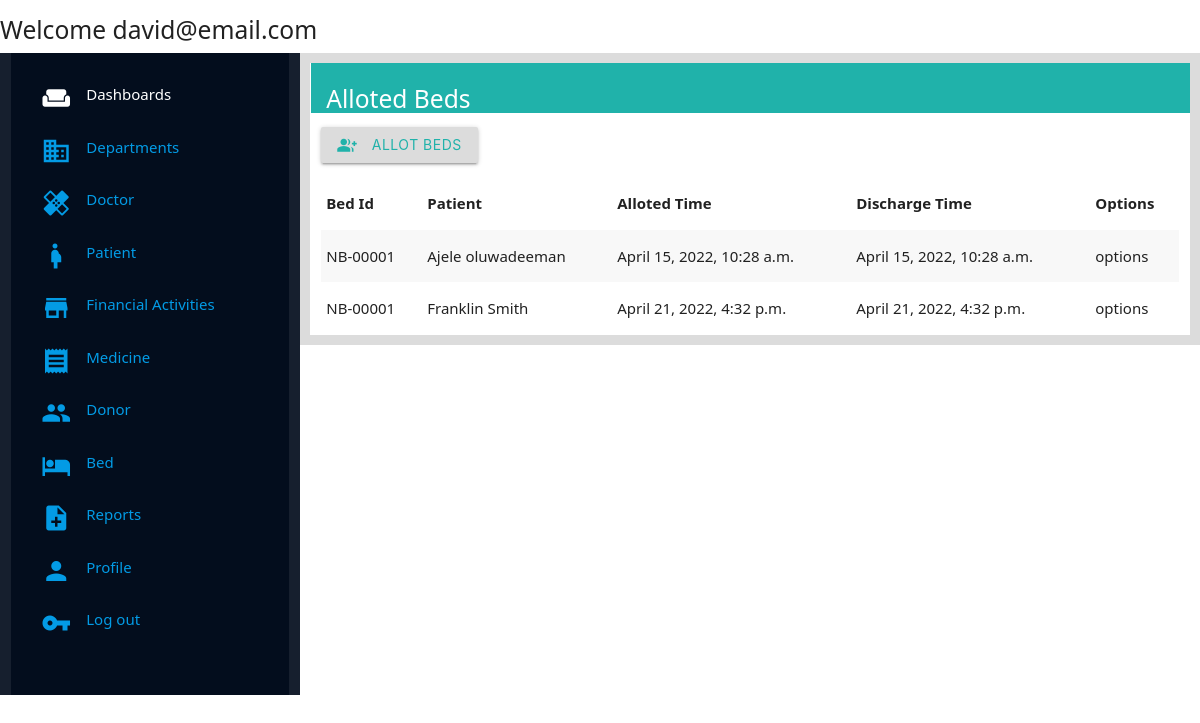
The page /management/beds/ (signed in) on the database its author committed.
### management/models.py (models this page shows, shortened)
class Alloted_Beds(models.Model):
    Bed_id = models.ForeignKey(Room,on_delete=models.CASCADE,null=True, blank=True)
    Alloted_patient = models.ForeignKey(Patient, on_delete=models.CASCADE)
    Alloted_time = models.DateTimeField(auto_now_add=True,null=True, blank=True)

class Room(models.Model):
    Room_location = models.CharField(max_length=250, null=True,blank=True)
    Room_ID = models.CharField(max_length=100, null=True, blank=True, unique=True)
    Room_availability = models.BooleanField(default=True)

class Patient(models.Model):
    Patient_id = models.CharField(unique=True, max_length=200, default="Please Update",null=True,blank=True)
    Patient_lastname = models.CharField(max_length=250,null=True, blank=True)
    Patient_firstname = models.CharField(max_length=250,null=True, blank=True)
    Patient_email_address = models.EmailField(max_length=250, null=True, blank=True, default="Null_provided@email.com")
    Patient_phone_number = models.CharField(max_length=120, null=True, blank=True)
    Patient_address = models.CharField(max_length=350,null=True,blank=True)
    Patient_doctor = models.ForeignKey(Doctor,on_delete=models.CASCADE, related_name="patient_doctor")
    Patient_blood_group = models.CharField(max_length=200, default="Please Update")
    Patient_blood_genotype = models.CharField(max_length=200, default="Please Update")
    Patient_age = models.IntegerField(null=True,blank=True)
    Patient_gender = models.CharField(max_length=25, choices=GENDER,default="UNDECIDED")
    Patient_room = models.ForeignKey(Room, on_delete=models.CharField, null=True, blank=True)

### management/views.py (the view)
# urls.py: path('beds/',views.beds_page, name="beds_page"),
@login_required(login_url=welcome_page)
def beds_page(request):
    alloted_beds = Alloted_Beds.objects.all()
    context = {
        'alloted_beds':alloted_beds
    }
    return render(request,'management/Pages/beds_page.html',context)

### management/templates/management/Pages/beds_page.html
{% extends 'management/index.html' %}
{% load static %}
{% block content %}
<div class="wrapper">
    <div class="title-holder">
        <h5 class="title">Alloted Beds</h5>
    </div>
    <div class="body-wrapper">
        <button class="btn add-btn"><i class="small material-icons left">group_add</i> Allot Beds</button>
    </div>
    <div class="display-list">
        <table class="striped">
        <thead>
          <tr>
              <th>Bed Id</th>
              <th>Patient</th>
              <th>Alloted Time</th>
              <th>Discharge Time</th>
              <th>Options</th>
          </tr>
        </thead>
        <tbody>
          {% for alloted_bed in alloted_beds %}
          <tr>
            <td>{{alloted_bed.Bed_id.Room_ID}}</td>
            <td>{{alloted_bed.Alloted_patient.Patient_lastname}} {{alloted_bed.Alloted_patient.Patient_firstname}}</td>
            <td>{{alloted_bed.Alloted_time}}</td>
            <td>{{alloted_bed.Alloted_time}}</td>
            <td>options</td>
          </tr>
          {% endfor %}
        </tbody>
      </table>
    </div>
</div>
{% endblock content %}

### management/templates/management/Components/navbar_components.html
{% block content %}
<div class="navbar">
    <h5 class="navbar-text"> Welcome {{request.user.email}} </h5>
</div>
{% endblock %}

### management/static/management/css/style.css (style rules this page uses)
* { margin: 0; padding: 0; font-family:'Segoe UI', Tahoma, Geneva, Verdana, sans-serif; }
.title-holder { background-color: lightseagreen; height: 50px; color: white; margin-left: -10px; margin-right: -11px; padding-bottom: 10px; padding-top: 5px; padding-left: 1em; }
.add-btn { margin-top: 1em; margin-bottom: 1em; background-color: gainsboro; color: lightseagreen; }

### rows shown on the page
Alloted_Beds: Bed_id.Room_ID "NB-00001", Alloted_patient.Patient_lastname "Ajele", Alloted_patient.Patient_firstname "oluwadeeman", Alloted_time "April 15, 2022, 10:28 a.m."
Alloted_Beds: Bed_id.Room_ID "NB-00001", Alloted_patient.Patient_lastname "Franklin", Alloted_patient.Patient_firstname "Smith", Alloted_time "April 21, 2022, 4:32 p.m."

### other values the page prints
{{ request.user.email }} "david@email.com"
